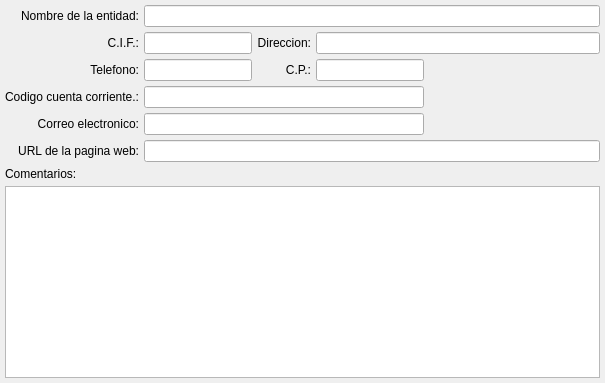
     <widget class="QWidget" name="tab2" >
      <attribute name="title" >
       <string>&amp;Otros datos</string>
      </attribute>
      <layout class="QGridLayout" >
       <property name="margin" >
        <number>5</number>
       </property>
       <property name="spacing" >
        <number>5</number>
       </property>
       <item row="7" column="0" colspan="5" >
        <widget class="QTextEdit" name="coments" />
       </item>
       <item row="5" column="0" >
        <widget class="QLabel" name="TextLabel4_2" >
         <property name="text" >
          <string>URL de la pagina web:</string>
         </property>
         <property name="alignment" >
          <set>Qt::AlignRight|Qt::AlignTrailing|Qt::AlignVCenter</set>
         </property>
        </widget>
       </item>
       <item row="5" column="1" colspan="4" >
        <widget class="QLineEdit" name="web" />
       </item>
       <item row="4" column="0" >
        <widget class="QLabel" name="TextLabel3_3_2" >
         <property name="text" >
          <string>Correo electronico:</string>
         </property>
         <property name="alignment" >
          <set>Qt::AlignRight|Qt::AlignTrailing|Qt::AlignVCenter</set>
         </property>
        </widget>
       </item>
       <item row="4" column="1" colspan="3" >
        <widget class="QLineEdit" name="email" />
       </item>
       <item row="3" column="0" >
        <widget class="QLabel" name="TextLabel4" >
         <property name="text" >
          <string>Codigo cuenta corriente.:</string>
         </property>
         <property name="alignment" >
          <set>Qt::AlignRight|Qt::AlignTrailing|Qt::AlignVCenter</set>
         </property>
        </widget>
       </item>
       <item row="0" column="1" colspan="4" >
        <widget class="QLineEdit" name="nombreent" />
       </item>
       <item row="3" column="4" >
        <spacer>
         <property name="orientation" >
          <enum>Qt::Horizontal</enum>
         </property>
         <property name="sizeHint" >
          <size>
           <width>171</width>
           <height>20</height>
          </size>
         </property>
        </spacer>
       </item>
       <item row="3" column="1" colspan="3" >
        <widget class="QLineEdit" name="banco" />
       </item>
       <item row="2" column="2" >
        <widget class="QLabel" name="TextLabel3_3_2_2" >
         <property name="text" >
          <string>C.P.:</string>
         </property>
         <property name="alignment" >
          <set>Qt::AlignRight|Qt::AlignTrailing|Qt::AlignVCenter</set>
         </property>
        </widget>
       </item>
       <item row="1" column="2" >
        <widget class="QLabel" name="TextLabel3_3_3" >
         <property name="text" >
          <string>Direccion:</string>
         </property>
         <property name="alignment" >
          <set>Qt::AlignRight|Qt::AlignTrailing|Qt::AlignVCenter</set>
         </property>
        </widget>
       </item>
       <item row="2" column="0" >
        <widget class="QLabel" name="TextLabel3_3" >
         <property name="text" >
          <string>Telefono:</string>
         </property>
         <property name="alignment" >
          <set>Qt::AlignRight|Qt::AlignTrailing|Qt::AlignVCenter</set>
         </property>
        </widget>
       </item>
       <item row="1" column="0" >
        <widget class="QLabel" name="TextLabel1_2" >
         <property name="text" >
          <string>C.I.F.:</string>
         </property>
         <property name="alignment" >
          <set>Qt::AlignRight|Qt::AlignTrailing|Qt::AlignVCenter</set>
         </property>
        </widget>
       </item>
       <item row="0" column="0" >
        <widget class="QLabel" name="TextLabel1" >
         <property name="text" >
          <string>Nombre de la entidad:</string>
         </property>
         <property name="alignment" >
          <set>Qt::AlignRight|Qt::AlignTrailing|Qt::AlignVCenter</set>
         </property>
        </widget>
       </item>
       <item row="1" column="1" >
        <widget class="QLineEdit" name="cif" />
       </item>
       <item row="2" column="1" >
        <widget class="QLineEdit" name="telf" />
       </item>
       <item row="2" column="4" >
        <spacer>
         <property name="orientation" >
          <enum>Qt::Horizontal</enum>
         </property>
         <property name="sizeHint" >
          <size>
           <width>171</width>
           <height>20</height>
          </size>
         </property>
        </spacer>
       </item>
       <item row="2" column="3" >
        <widget class="QLineEdit" name="cp" >
         <property name="sizePolicy" >
          <sizepolicy>
           <hsizetype>5</hsizetype>
           <vsizetype>0</vsizetype>
           <horstretch>0</horstretch>
           <verstretch>0</verstretch>
          </sizepolicy>
         </property>
        </widget>
       </item>
       <item row="1" column="3" colspan="2" >
        <widget class="QLineEdit" name="direccion" />
       </item>
       <item row="4" column="4" >
        <spacer>
         <property name="orientation" >
          <enum>Qt::Horizontal</enum>
         </property>
         <property name="sizeHint" >
          <size>
           <width>40</width>
           <height>20</height>
          </size>
         </property>
        </spacer>
       </item>
       <item row="6" column="0" colspan="5" >
        <widget class="QLabel" name="lbcomentario" >
         <property name="text" >
          <string>Comentarios:</string>
         </property>
        </widget>
       </item>
      </layout>
     </widget>
